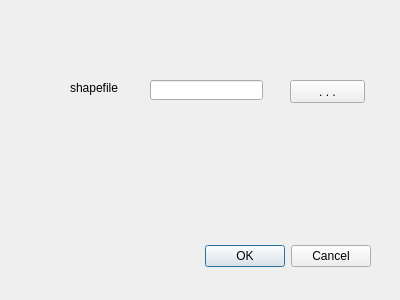
<?xml version="1.0" encoding="UTF-8"?>
<ui version="4.0">
 <class>ShapefileloaderDialogBase</class>
 <widget class="QDialog" name="ShapefileloaderDialogBase">
  <property name="geometry">
   <rect>
    <x>0</x>
    <y>0</y>
    <width>400</width>
    <height>300</height>
   </rect>
  </property>
  <property name="windowTitle">
   <string>shapefile</string>
  </property>
  <widget class="QDialogButtonBox" name="button_box">
   <property name="geometry">
    <rect>
     <x>30</x>
     <y>240</y>
     <width>341</width>
     <height>32</height>
    </rect>
   </property>
   <property name="orientation">
    <enum>Qt::Horizontal</enum>
   </property>
   <property name="standardButtons">
    <set>QDialogButtonBox::Cancel|QDialogButtonBox::Ok</set>
   </property>
  </widget>
  <widget class="QLineEdit" name="lineEdit">
   <property name="geometry">
    <rect>
     <x>150</x>
     <y>80</y>
     <width>113</width>
     <height>20</height>
    </rect>
   </property>
  </widget>
  <widget class="QPushButton" name="pushButton">
   <property name="geometry">
    <rect>
     <x>290</x>
     <y>80</y>
     <width>75</width>
     <height>23</height>
    </rect>
   </property>
   <property name="text">
    <string>. . .</string>
   </property>
  </widget>
  <widget class="QLabel" name="label">
   <property name="geometry">
    <rect>
     <x>70</x>
     <y>80</y>
     <width>61</width>
     <height>16</height>
    </rect>
   </property>
   <property name="text">
    <string>shapefile</string>
   </property>
  </widget>
 </widget>
 <resources/>
 <connections>
  <connection>
   <sender>button_box</sender>
   <signal>accepted()</signal>
   <receiver>ShapefileloaderDialogBase</receiver>
   <slot>accept()</slot>
   <hints>
    <hint type="sourcelabel">
     <x>20</x>
     <y>20</y>
    </hint>
    <hint type="destinationlabel">
     <x>20</x>
     <y>20</y>
    </hint>
   </hints>
  </connection>
  <connection>
   <sender>button_box</sender>
   <signal>rejected()</signal>
   <receiver>ShapefileloaderDialogBase</receiver>
   <slot>reject()</slot>
   <hints>
    <hint type="sourcelabel">
     <x>20</x>
     <y>20</y>
    </hint>
    <hint type="destinationlabel">
     <x>20</x>
     <y>20</y>
    </hint>
   </hints>
  </connection>
 </connections>
</ui>
